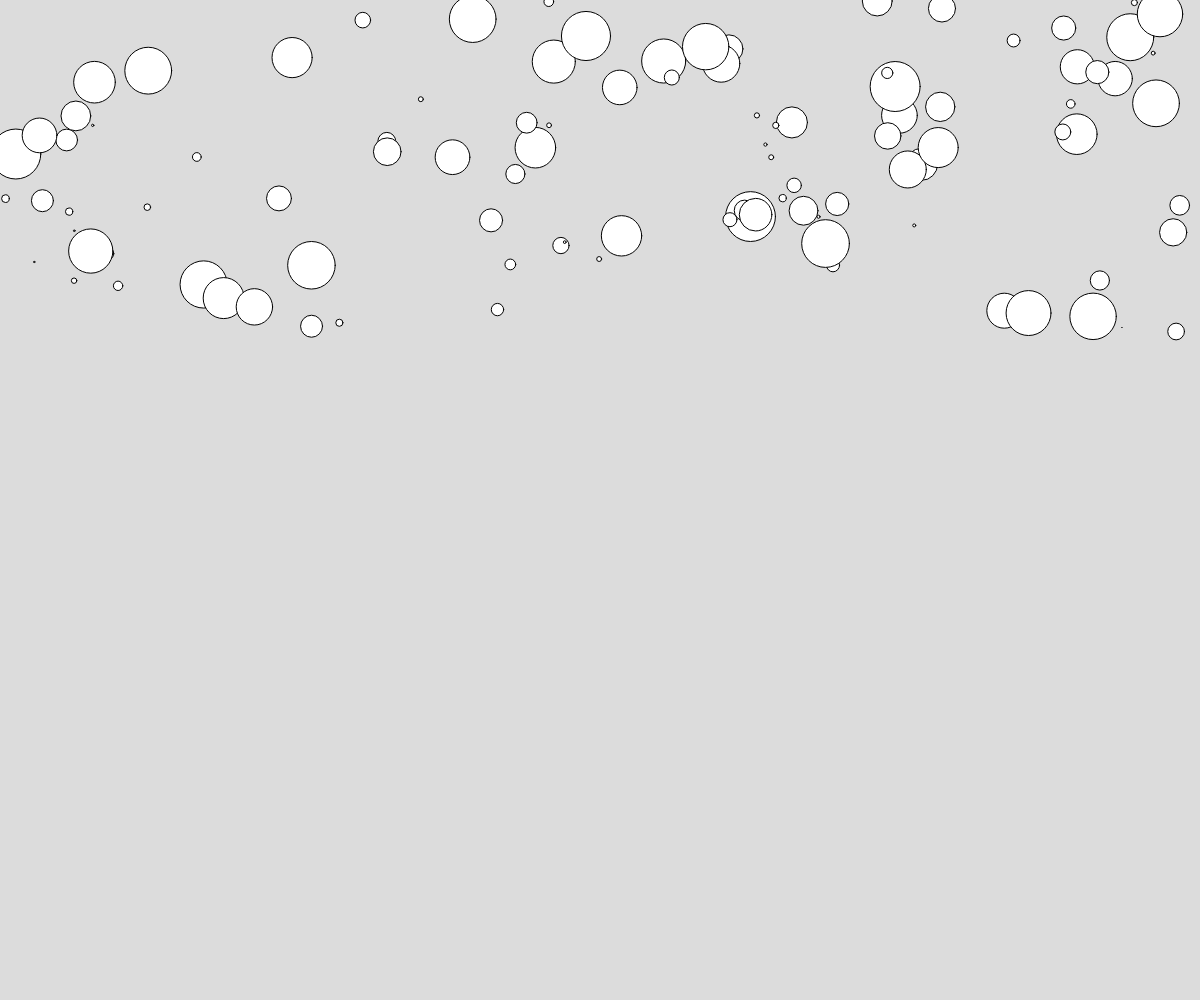
Frame 1 (no input)
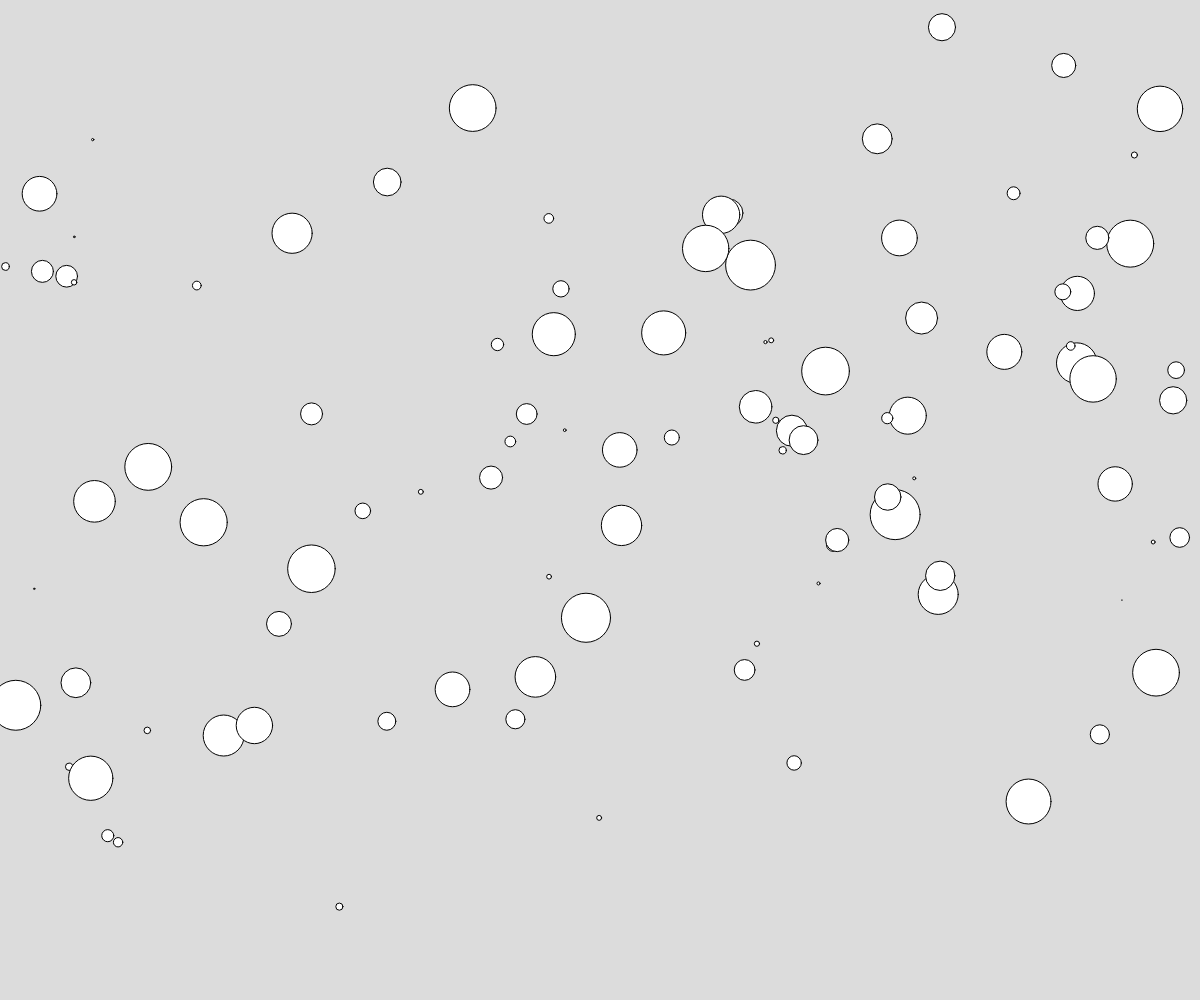
Frame 60 (no input)
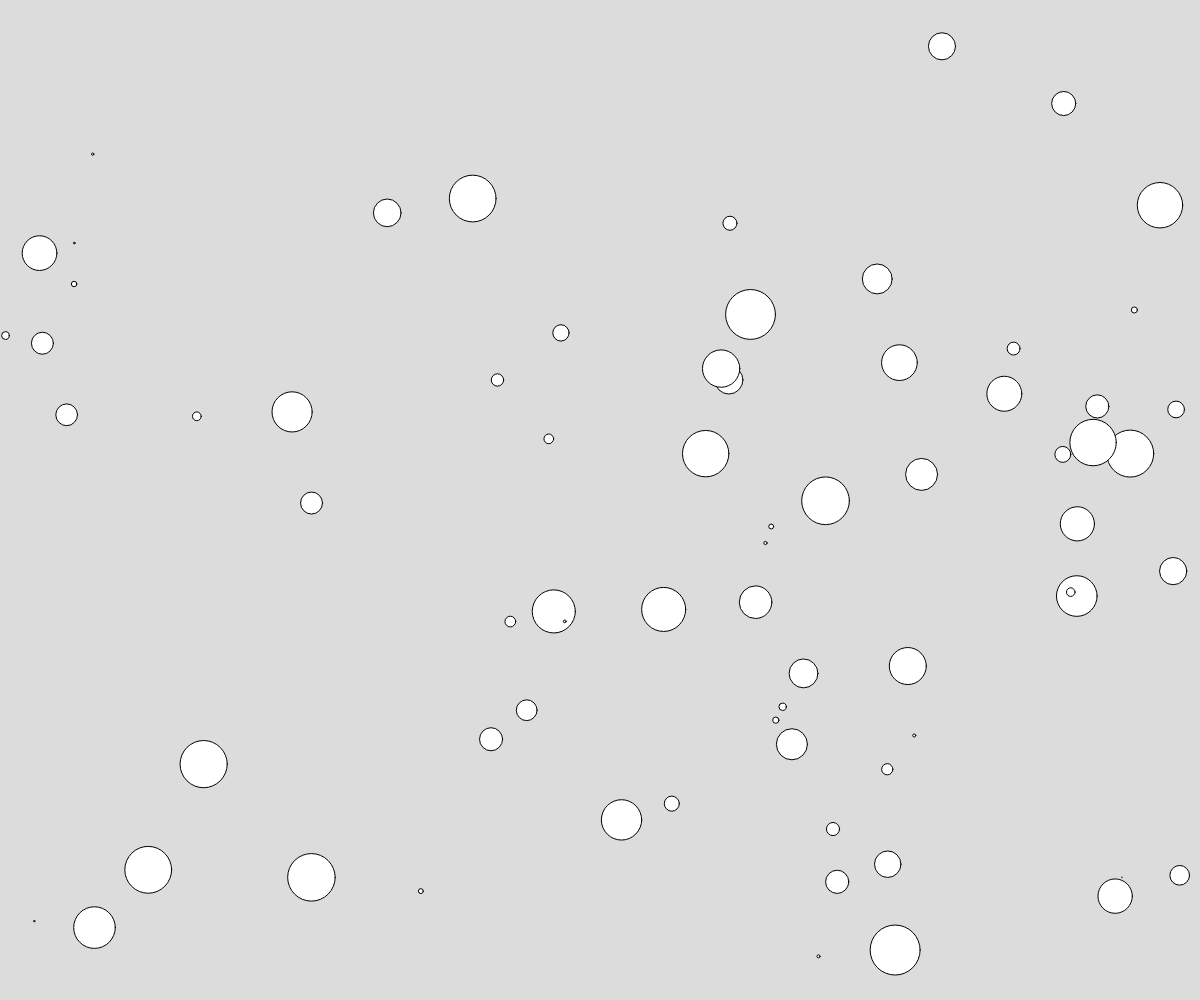
Frame 120 (the mouse pressed at the canvas centre since frame 60)

The p5.js sketch that drew these frames (run headless with seeded random() and noise() and a simulated clock; from frame 60 on, the mouse is pressed at the canvas centre):

// p5.js sketch
// ── sketch.js
const ballCount = 100
let ds = new Array(ballCount);
let xs = new Array(ballCount);
let ys = new Array(ballCount);

let ySpeed = new Array(ballCount);

function setup() {
  createCanvas(windowWidth, windowHeight);
  reset(50)
}

function draw() {
  background(220);

  for (let i = 0; i < ballCount; i++) {
    circle(xs[i], ys[i], ds[i])
    ys[i] += ySpeed[i];
  }
}

function reset(maxSize) {
  for (let i = 0; i < ballCount; i++) {
    ds[i] = random(0, maxSize);
    ySpeed[i] = random(0.01, 10);
    xs[i] = random(0, width);
    ys[i] = random(0, height/3);
  }  
}


function mouseClicked() {
  const s = map(mouseY, 0, height,0,200)
  reset(s)
}
